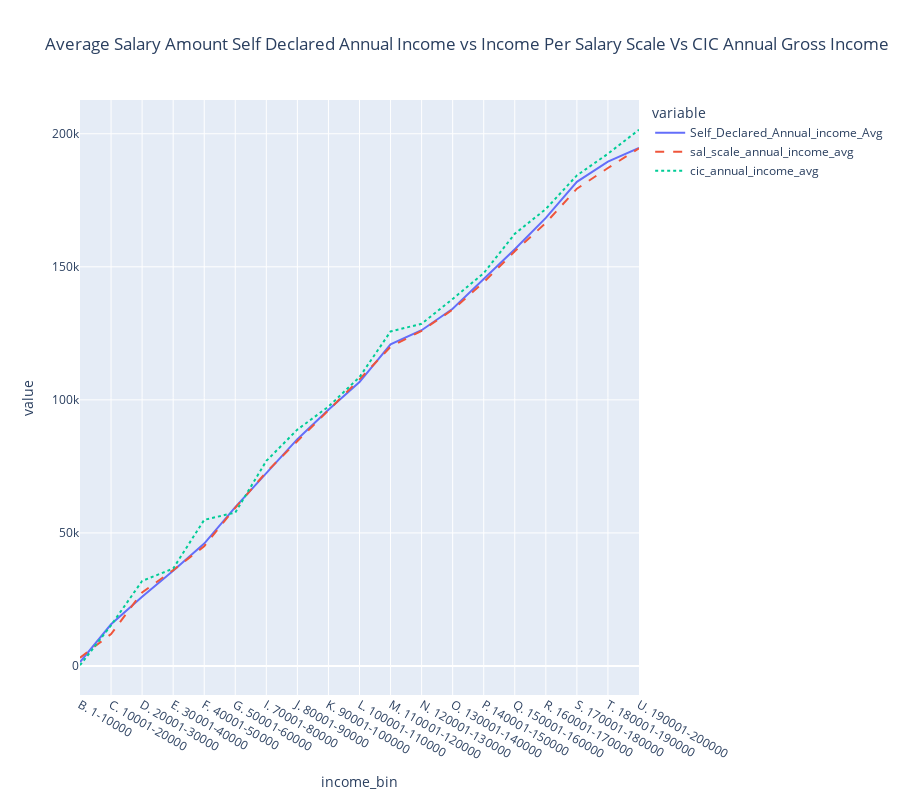

Here is the notebook cell this chart was saved with:
### Code cell
df_grouped = mdf.groupby('income_bin').agg({
    'Self_Declared_Annual_income_Avg': 'sum',
    'sal_scale_annual_income_avg': 'sum',
    'cic_annual_income_avg': 'sum',
})

# Create the plot
fig = px.line(df_grouped,
             x=df_grouped.index,
             y=['Self_Declared_Annual_income_Avg', 'sal_scale_annual_income_avg', 'cic_annual_income_avg'],
             title='Average Salary Amount Self Declared Annual Income vs Income Per Salary Scale Vs CIC Annual Gross Income',
             height=800)  # Set the height of the plot to 800 pixels

# Customize line styles and widths
dash_styles = ['solid', 'dash', 'dot']

for i in range(len(fig['data'])):
    fig['data'][i]['line']['width'] = 2
    fig['data'][i]['line']['dash'] = dash_styles[i]

fig.show()

### Figure 1 — Plotly figure (JSON) as saved in the notebook; plotly's stock layout.template omitted (floating-point values rounded to 4 significant figures)
{"data": [{"hovertemplate": "variable=Self_Declared_Annual_income_Avg<br>income_bin=%{x}<br>value=%{y}<extra></extra>", "legendgroup": "Self_Declared_Annual_income_Avg", "line": {"color": "#636efa", "dash": "solid", "width": 2}, "marker": {"symbol": "circle"}, "mode": "lines", "name": "Self_Declared_Annual_income_Avg", "orientation": "v", "showlegend": true, "type": "scatter", "x": ["B. 1-10000", "C. 10001-20000", "D. 20001-30000", "E. 30001-40000", "F. 40001-50000", "G. 50001-60000", "I. 70001-80000", "J. 80001-90000", "K. 90001-100000", "L. 100001-110000", "M. 110001-120000", "N. 120001-130000", "O. 130001-140000", "P. 140001-150000", "Q. 150001-160000", "R. 160001-170000", "S. 170001-180000", "T. 180001-190000", "U. 190001-200000"], "xaxis": "x", "y": [1492, 15657, 26015, 35817, 45988, 59715, 72463, 85225, 96319, 106682, 120843, 126175, 134257, 145353, 156620, 168409, 181930, 189549, 194653], "yaxis": "y"}, {"hovertemplate": "variable=sal_scale_annual_income_avg<br>income_bin=%{x}<br>value=%{y}<extra></extra>", "legendgroup": "sal_scale_annual_income_avg", "line": {"color": "#EF553B", "dash": "dash", "width": 2}, "marker": {"symbol": "circle"}, "mode": "lines", "name": "sal_scale_annual_income_avg", "orientation": "v", "showlegend": true, "type": "scatter", "x": ["B. 1-10000", "C. 10001-20000", "D. 20001-30000", "E. 30001-40000", "F. 40001-50000", "G. 50001-60000", "I. 70001-80000", "J. 80001-90000", "K. 90001-100000", "L. 100001-110000", "M. 110001-120000", "N. 120001-130000", "O. 130001-140000", "P. 140001-150000", "Q. 150001-160000", "R. 160001-170000", "S. 170001-180000", "T. 180001-190000", "U. 190001-200000"], "xaxis": "x", "y": [3090, 12000, 27600, 36000, 45000, 59454, 72857, 84494, 95999, 107700, 119964, 125970, 133907, 144196, 155827, 166500, 179357, 187129, 194555], "yaxis": "y"}, {"hovertemplate": "variable=cic_annual_income_avg<br>income_bin=%{x}<br>value=%{y}<extra></extra>", "legendgroup": "cic_annual_income_avg", "line": {"color": "#00cc96", "dash": "dot", "width": 2}, "marker": {"symbol": "circle"}, "mode": "lines", "name": "cic_annual_income_avg", "orientation": "v", "showlegend": true, "type": "scatter", "x": ["B. 1-10000", "C. 10001-20000", "D. 20001-30000", "E. 30001-40000", "F. 40001-50000", "G. 50001-60000", "I. 70001-80000", "J. 80001-90000", "K. 90001-100000", "L. 100001-110000", "M. 110001-120000", "N. 120001-130000", "O. 130001-140000", "P. 140001-150000", "Q. 150001-160000", "R. 160001-170000", "S. 170001-180000", "T. 180001-190000", "U. 190001-200000"], "xaxis": "x", "y": [273, 15285, 31933, 36608, 54916, 57655, 77057, 88833, 97457, 108564, 125700, 128591, 137929, 147620, 162406, 171729, 184349, 192491, 201510], "yaxis": "y"}], "layout": {"height": 800, "legend": {"title": {"text": "variable"}, "tracegroupgap": 0}, "title": {"text": "Average Salary Amount Self Declared Annual Income vs Income Per Salary Scale Vs CIC Annual Gross Income"}, "xaxis": {"anchor": "y", "domain": [0, 1], "title": {"text": "income_bin"}}, "yaxis": {"anchor": "x", "domain": [0, 1], "title": {"text": "value"}}}}
